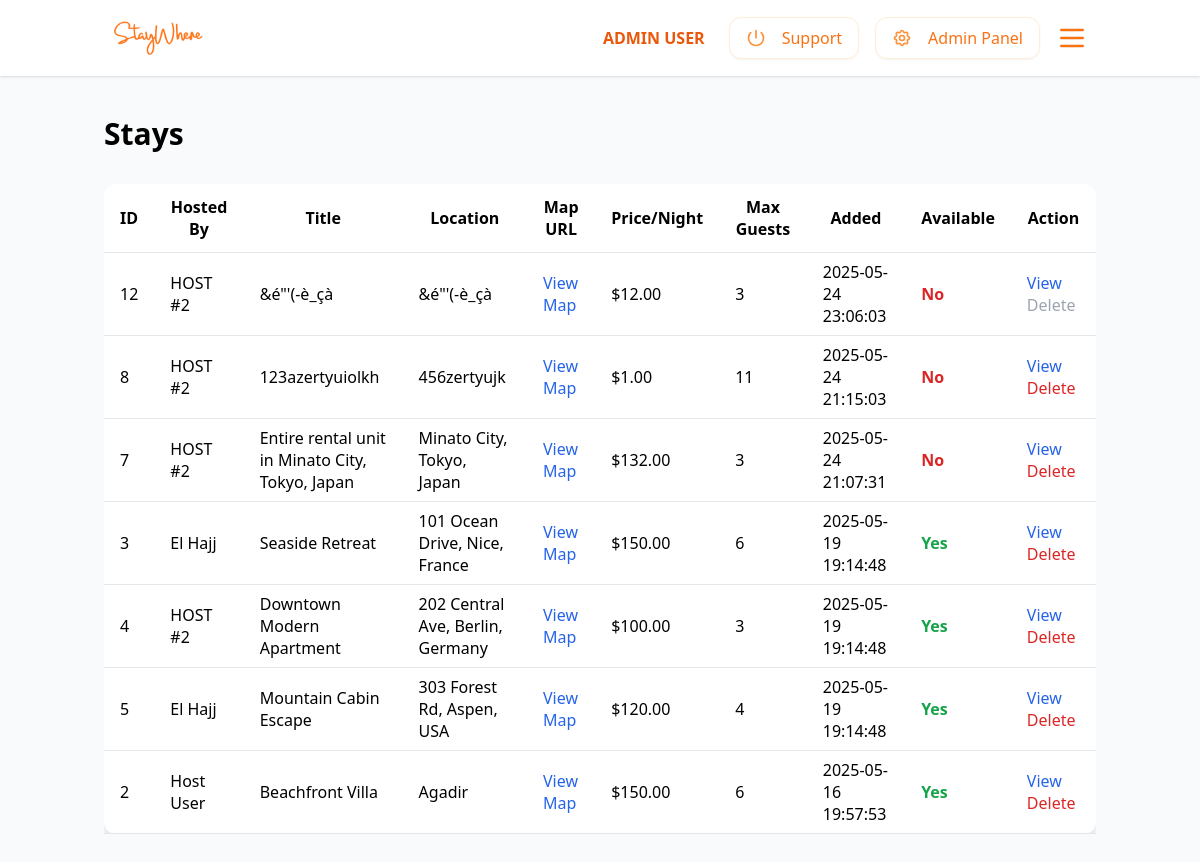
The page /stays.php (signed in) on the database as committed earlier.
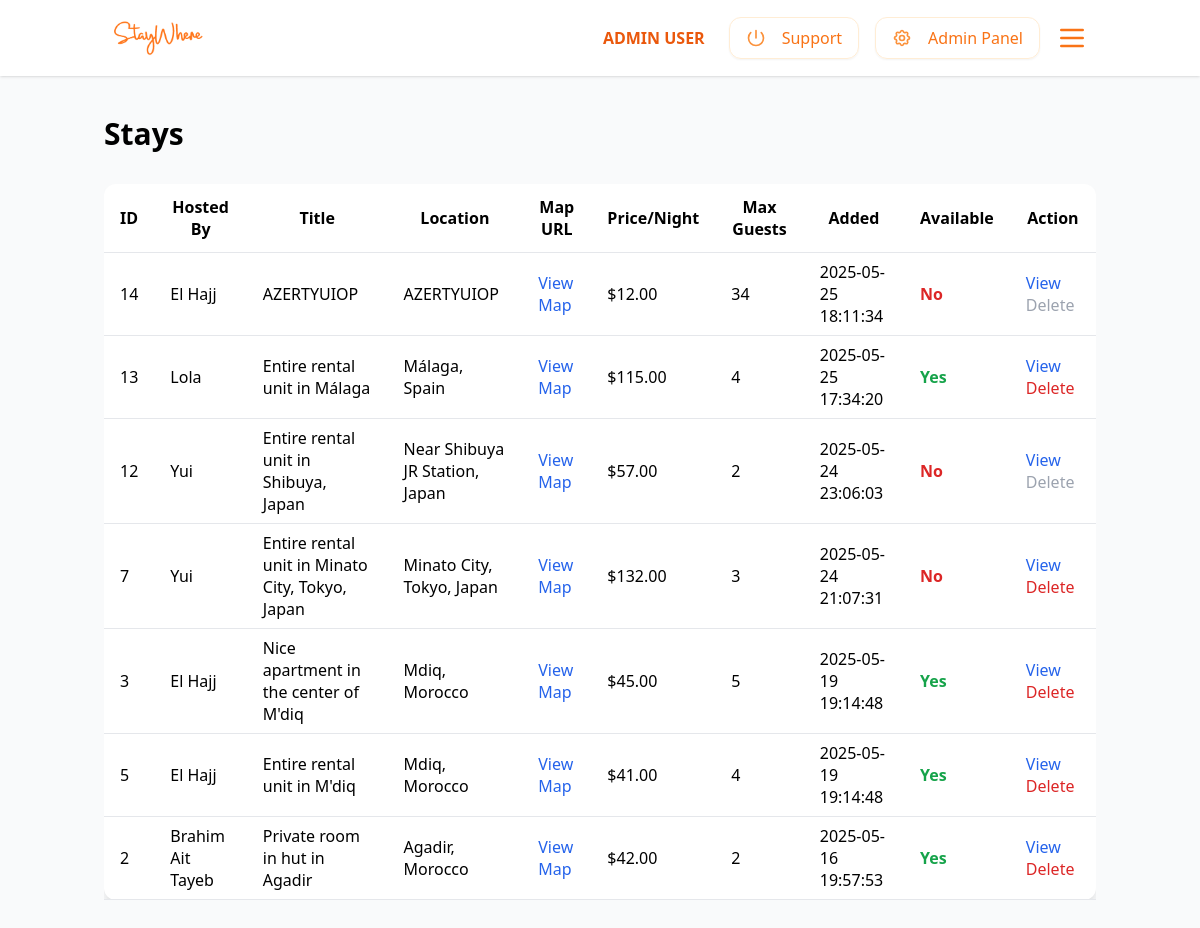
The same page on the database as committed later.
### tables this page shows
CREATE TABLE `stays` (
  `id` bigint(20) UNSIGNED NOT NULL,
  `user_id` bigint(20) UNSIGNED NOT NULL,
  `title` varchar(255) NOT NULL,
  `description` text NOT NULL,
  `location` varchar(255) NOT NULL,
  `map_url` varchar(255) NOT NULL,
  `iframe_embed` text DEFAULT NULL,
  `price_per_night` decimal(10,2) NOT NULL,
  `max_guests` int(11) NOT NULL,
  `created_at` timestamp NULL DEFAULT NULL,
  `updated_at` timestamp NULL DEFAULT NULL,
  `available` tinyint(1) DEFAULT 1
);

CREATE TABLE `users` (
  `id` bigint(20) UNSIGNED NOT NULL,
  `name` varchar(255) NOT NULL,
  `email` varchar(255) NOT NULL,
  `telephone` varchar(20) NOT NULL,
  `password` varchar(255) NOT NULL,
  `profile_picture` varchar(255) DEFAULT NULL,
  `about_me` text DEFAULT NULL,
  `role` enum('guest','host','admin') NOT NULL,
  `created_at` timestamp NULL DEFAULT NULL,
  `updated_at` timestamp NULL DEFAULT NULL
);

### stays.php (the view, shortened to what this page needs)
<?php
require_once 'config.php';
$stmt = $pdo->query("
    SELECT s.id, u.name AS host_name, s.title, s.location, s.map_url, s.price_per_night, s.max_guests, s.created_at AS added, s.available,
        EXISTS (
            SELECT 1 FROM reservations r WHERE r.stay_id = s.id AND r.status = 'confirmed'
        ) AS has_confirmed_reservation
    FROM stays s
    JOIN users u ON s.user_id = u.id
    ORDER BY s.created_at DESC
");
$stays = $stmt->fetchAll(PDO::FETCH_ASSOC);
include_once 'headers/header.php';
?>
<!DOCTYPE html>
<html lang="en">
<head>
    <script src="https://cdn.tailwindcss.com"></script>
</head>
<body class="bg-gray-50 min-h-screen">
    <div class="container mx-auto px-4 py-10">
        <h1 class="text-3xl font-bold mb-8">Stays</h1>
        <?php if (isset($_GET['error']) && $_GET['error'] === 'confirmed'): ?>
            <div class="mb-4 text-red-600 font-semibold">You cannot delete a stay with confirmed reservations.</div>
        <?php endif; ?> <div class="overflow-x-auto">
            <table class="min-w-full bg-white rounded-xl shadow-lg">
                <thead>
                    <tr>
                        <th class="py-3 px-4 border-b">ID</th>
                        <th class="py-3 px-4 border-b">Hosted By</th>
                        <th class="py-3 px-4 border-b">Title</th>
                        <th class="py-3 px-4 border-b">Location</th>
                        <th class="py-3 px-4 border-b">Map URL</th>
                        <th class="py-3 px-4 border-b">Price/Night</th>
                        <th class="py-3 px-4 border-b">Max Guests</th>
                        <th class="py-3 px-4 border-b">Added</th>
                        <th class="py-3 px-4 border-b">Available</th>
                        <th class="py-3 px-4 border-b">Action</th>
                    </tr>
                </thead>
                <tbody>
                    <?php foreach ($stays as $stay): ?>
                        <tr class="hover:bg-gray-100">
                            <td class="py-2 px-4 border-b"><?= $stay['id'] ?></td>
                            <td class="py-2 px-4 border-b"><?= htmlspecialchars($stay['host_name']) ?></td>
                            <td class="py-2 px-4 border-b"><?= htmlspecialchars($stay['title']) ?></td>
                            <td class="py-2 px-4 border-b"><?= htmlspecialchars($stay['location']) ?></td>
                            <td class="py-2 px-4 border-b">
                                <a href="<?= htmlspecialchars($stay['map_url']) ?>" target="_blank" class="text-blue-600 hover:underline">View Map</a>
                            </td>
                            <td class="py-2 px-4 border-b">$<?= number_format($stay['price_per_night'], 2) ?></td>
                            <td class="py-2 px-4 border-b"><?= $stay['max_guests'] ?></td>
                            <td class="py-2 px-4 border-b"><?= htmlspecialchars($stay['added']) ?></td>
                            <td class="py-2 px-4 border-b">
                                <?php if ($stay['available']): ?>
                                    <span class="text-green-600 font-semibold">Yes</span>
                                <?php else: ?>
                                    <span class="text-red-600 font-semibold">No</span>
                                <?php endif; ?>
                            </td>
                            <td class="py-2 px-4 border-b">
                                <a href="staydetails.php?id=<?= $stay['id'] ?>" class="text-blue-600 hover:underline mr-3">View</a>
                                <?php if ($stay['has_confirmed_reservation']): ?>
                                    <span class="text-gray-400 cursor-not-allowed" title="Cannot delete: confirmed reservations exist.">Delete</span>
                                <?php else: ?>
                                    <a href="stays.php?delete=<?= $stay['id'] ?>" class="text-red-600 hover:underline"
                                        onclick="return confirm('Are you sure you want to delete this stay?');">Delete</a>
                                <?php endif; ?>
                            </td>
                        </tr>
                    <?php endforeach; ?>
                </tbody>
            </table>
        </div>
    </div>
</body>
</html>

### headers/header.php (shortened to what this page needs)
<header class="bg-white shadow">
  <nav class="container mx-auto px-6 py-4 flex justify-between items-center">
    <?php
    $logoHref = 'index.php';
    if (isset($_SESSION['user']['role'])) {
      if ($_SESSION['user']['role'] === 'admin') {
        $logoHref = 'admin-dashboard.php';
      } elseif ($_SESSION['user']['role'] === 'host') {
        $logoHref = 'host-dashboard.php';
      } elseif ($_SESSION['user']['role'] === 'guest') {
        $logoHref = 'index.php';
      }
    }
    ?>
    <a href="<?= $logoHref ?>" class="text-2xl font-bold text-orange-600">
      <img src="images/logo.png" alt="StayWhere Logo" class="h-11">
    </a>
    <div class="flex items-center space-x-4">
      <?php if (!isset($_SESSION['user'])): ?>
        <a href="become-host.php" class="bg-orange-500 text-white px-4 py-2 rounded-xl hover:bg-orange-600 transition">Become a Host</a>
        <a href="login.php" class="text-orange-500 hover:text-orange-600">Login</a>
      <?php else: ?>
        <?php
        $role = $_SESSION['user']['role'];
        ?>
        <?php if ($role === 'guest'): ?>
          <div
            onclick="location.href='my-reservations.php'"
            class="cursor-pointer text-orange-500 hover:text-orange-600 px-4 py-2 rounded-xl transition border border-orange-100 hover:bg-orange-50 shadow-sm"
            style="display: flex; align-items: center; gap: 0.5rem;">
            <svg class="w-5 h-5 mr-2 text-orange-400" fill="none" stroke="currentColor" viewBox="0 0 24 24">
              <path stroke-linecap="round" stroke-linejoin="round" stroke-width="2" d="M8 7V3m8 4V3m-9 8h10M5 21h14a2 2 0 002-2V7a2 2 0 00-2-2H5a2 2 0 00-2 2v12a2 2 0 002 2z" />
            </svg>
            My Reservations
          </div>
          <div
            onclick="location.href='wishlist.php'"
            class="cursor-pointer text-orange-500 hover:text-orange-600 px-4 py-2 rounded-xl transition border border-orange-100 hover:bg-orange-50 shadow-sm"
            style="display: flex; align-items: center; gap: 0.5rem;">
            <svg class="w-5 h-5 mr-2 text-orange-400" fill="none" stroke="currentColor" viewBox="0 0 24 24">
              <path stroke-linecap="round" stroke-linejoin="round" stroke-width="2" d="M4.318 6.318a4.5 4.5 0 016.364 0L12 7.636l1.318-1.318a4.5 4.5 0 116.364 6.364L12 21.364l-7.682-7.682a4.5 4.5 0 010-6.364z" />
            </svg>
            Wishlist
          </div>
        <?php elseif ($role === 'admin'): ?>
          <span class="font-semibold text-orange-600 mr-2">
            <?php echo strtoupper(htmlspecialchars($_SESSION['user']['name'])); ?>
          </span>
            <div
            onclick="location.href='support.php'"
            class="cursor-pointer text-orange-500 hover:text-orange-600 px-4 py-2 rounded-xl transition border border-orange-100 hover:bg-orange-50 shadow-sm"
            style="display: flex; align-items: center; gap: 0.5rem;">
            <svg class="w-5 h-5 mr-2 text-orange-400" fill="none" stroke="currentColor" viewBox="0 0 24 24">
              <path stroke-linecap="round" stroke-linejoin="round" stroke-width="2" d="M18.364 5.636a9 9 0 11-12.728 0M12 3v9" />
            </svg>
            Support
            </div>
          <div
            onclick="location.href='admin-dashboard.php'"
            class="cursor-pointer text-orange-500 hover:text-orange-600 px-4 py-2 rounded-xl transition border border-orange-100 hover:bg-orange-50 shadow-sm"
            style="display: flex; align-items: center; gap: 0.5rem;">
            Admin Panel
          </div>
        <?php endif; ?>
        <div class="relative">
          <button id="menu-btn" class="text-orange-500 focus:outline-none">
            <svg class="w-8 h-8" fill="none" stroke="currentColor" viewBox="0 0 24 24">
              <path stroke-linecap="round" stroke-linejoin="round" stroke-width="2"
                d="M4 6h16M4 12h16M4 18h16" />
            </svg>
          </button>
        </div>
      <?php endif; ?>
    </div>
  </nav>
</header>

Rows that differ between the two databases and show on the page:
removed stays: id "8", user.name "HOST #2", title "123azertyuiolkh", location "456zertyujk", price_per_night "1.00", max_guests "11", created_at "2025-05-24 21:15:03", available "No"
removed stays: id "4", user.name "HOST #2", title "Downtown Modern Apartment", location "202 Central Ave, Berlin, Germany", price_per_night "100.00", max_guests "3", created_at "2025-05-19 19:14:48", available "Yes"
added stays: id "14", user.name "El Hajj", title "AZERTYUIOP", location "AZERTYUIOP", price_per_night "12.00", max_guests "34", created_at "2025-05-25 18:11:34", available "No", shows "Delete"
added stays: id "13", user.name "Lola", title "Entire rental unit in Málaga", location "Málaga, Spain", price_per_night "115.00", max_guests "4", created_at "2025-05-25 17:34:20", available "Yes"
changed stays id 12: user.name "HOST #2" → "Yui"; title "&é\"'(-è_çà" → "Entire rental unit in Shibuya, Japan"; location "&é\"'(-è_çà" → "Near Shibuya JR Station, Japan"; price_per_night "12.00" → "57.00"; max_guests "3" → "2"
changed through a linked row, stays "Entire rental unit in Minato City, Tokyo, Japan": user.name "HOST #2" → "Yui"
changed stays id 3: title "Seaside Retreat" → "Nice apartment in the center of M'diq"; location "101 Ocean Drive, Nice, France" → "Mdiq, Morocco"; price_per_night "150.00" → "45.00"; max_guests "6" → "5"
changed stays id 5: title "Mountain Cabin Escape" → "Entire rental unit in M'diq"; location "303 Forest Rd, Aspen, USA" → "Mdiq, Morocco"; price_per_night "120.00" → "41.00"
changed stays id 2: user.name "Host User" → "Brahim Ait Tayeb"; title "Beachfront Villa" → "Private room in hut in Agadir"; location "Agadir" → "Agadir, Morocco"; price_per_night "150.00" → "42.00"; max_guests "6" → "2"
